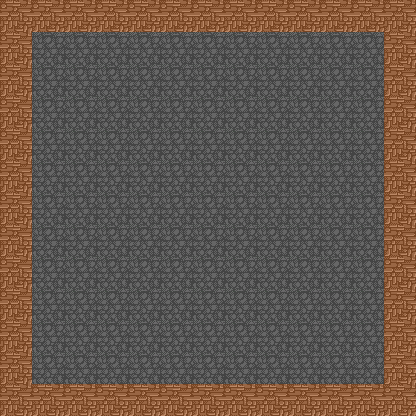

A 2D game scene composited from a Tiled map and its tileset images. What follows is a short description and the map's XML, with every tile layer's data as written:
An orthogonal 13x13 tile map with 32x32 px tiles, 5 tile layers (floor, barrier, door, prop, ...), 3 tilesets and 2 objects (SpawnPoint, SuccessPoint).

<map version="1.0" orientation="orthogonal" renderorder="right-down" width="13" height="13" tilewidth="32" tileheight="32" nextobjectid="5">
 <tileset firstgid="1" name="icon" tilewidth="32" tileheight="32" tilecount="28">
  <image source="icon.png" width="128" height="224" />
  <tile id="0">
   <properties>
    <property name="type" value="yellow_key" />
   </properties>
  </tile>
  <tile id="1">
   <properties>
    <property name="type" value="blue_key" />
   </properties>
  </tile>
  <tile id="2">
   <properties>
    <property name="type" value="red_key" />
   </properties>
  </tile>
  <tile id="3">
   <properties>
    <property name="type" value="big_key" />
   </properties>
  </tile>
  <tile id="6">
   <properties>
    <property name="type" value="blue_stone" />
   </properties>
  </tile>
  <tile id="7">
   <properties>
    <property name="type" value="red_stone" />
   </properties>
  </tile>
  <tile id="10">
   <properties>
    <property name="type" value="red_blood" />
   </properties>
  </tile>
  <tile id="11">
   <properties>
    <property name="type" value="blue_blood" />
   </properties>
  </tile>
 </tileset>
 <tileset firstgid="29" name="map" tilewidth="32" tileheight="32" tilecount="32">
  <image source="map.png" width="128" height="256" />
  <tile id="8">
   <properties>
    <property name="type" value="yellow_door" />
   </properties>
  </tile>
  <tile id="9">
   <properties>
    <property name="type" value="blue_door" />
   </properties>
  </tile>
  <tile id="10">
   <properties>
    <property name="type" value="red_door" />
   </properties>
  </tile>
  <tile id="11">
   <properties>
    <property name="type" value="guard_door" />
   </properties>
  </tile>
  <tile id="24">
   <properties>
    <property name="type" value="DownStair" />
   </properties>
  </tile>
  <tile id="25">
   <properties>
    <property name="type" value="UpStair" />
   </properties>
  </tile>
 </tileset>
 <tileset firstgid="61" name="monster" tilewidth="32" tileheight="32" tilecount="192">
  <image source="monster.png" width="128" height="1538" />
  <tile id="160">
   <properties>
    <property name="type" value="npc" />
   </properties>
  </tile>
 </tileset>
 <layer name="floor" width="13" height="13">
  <data encoding="csv">
29,29,29,29,29,29,29,29,29,29,29,29,29,
29,29,29,29,29,29,29,29,29,29,29,29,29,
29,29,29,29,29,29,29,29,29,29,29,29,29,
29,29,29,29,29,29,29,29,29,29,29,29,29,
29,29,29,29,29,29,29,29,29,29,29,29,29,
29,29,29,29,29,29,29,29,29,29,29,29,29,
29,29,29,29,29,29,29,29,29,29,29,29,29,
29,29,29,29,29,29,29,29,29,29,29,29,29,
29,29,29,29,29,29,29,29,29,29,29,29,29,
29,29,29,29,29,29,29,29,29,29,29,29,29,
29,29,29,29,29,29,29,29,29,29,29,29,29,
29,29,29,29,29,29,29,29,29,29,29,29,29,
29,29,29,29,29,29,29,29,29,29,29,29,29
</data>
 </layer>
 <layer name="barrier" width="13" height="13">
  <data encoding="csv">
30,30,30,30,30,30,30,30,30,30,30,30,30,
30,0,0,0,0,0,0,0,0,0,0,0,30,
30,0,0,0,0,0,0,0,0,0,0,0,30,
30,0,0,0,0,0,0,0,0,0,0,0,30,
30,0,0,0,0,0,0,0,0,0,0,0,30,
30,0,0,0,0,0,0,0,0,0,0,0,30,
30,0,0,0,0,0,0,0,0,0,0,0,30,
30,0,0,0,0,0,0,0,0,0,0,0,30,
30,0,0,0,0,0,0,0,0,0,0,0,30,
30,0,0,0,0,0,0,0,0,0,0,0,30,
30,0,0,0,0,0,0,0,0,0,0,0,30,
30,0,0,0,0,0,0,0,0,0,0,0,30,
30,30,30,30,30,30,30,30,30,30,30,30,30
</data>
 </layer>
 <layer name="door" width="13" height="13">
  <data encoding="csv">
0,0,0,0,0,0,0,0,0,0,0,0,0,
0,0,0,0,0,0,0,0,0,0,0,0,0,
0,0,0,0,0,0,0,0,0,0,0,0,0,
0,0,0,0,0,0,0,0,0,0,0,0,0,
0,0,0,0,0,0,0,0,0,0,0,0,0,
0,0,0,0,0,0,0,0,0,0,0,0,0,
0,0,0,0,0,0,0,0,0,0,0,0,0,
0,0,0,0,0,0,0,0,0,0,0,0,0,
0,0,0,0,0,0,0,0,0,0,0,0,0,
0,0,0,0,0,0,0,0,0,0,0,0,0,
0,0,0,0,0,0,0,0,0,0,0,0,0,
0,0,0,0,0,0,0,0,0,0,0,0,0,
0,0,0,0,0,0,0,0,0,0,0,0,0
</data>
 </layer>
 <layer name="prop" width="13" height="13">
  <data encoding="csv">
0,0,0,0,0,0,0,0,0,0,0,0,0,
0,0,0,0,0,0,0,0,0,0,0,0,0,
0,0,0,0,0,0,0,0,0,0,0,0,0,
0,0,0,0,0,0,0,0,0,0,0,0,0,
0,0,0,0,0,0,0,0,0,0,0,0,0,
0,0,0,0,0,0,0,0,0,0,0,0,0,
0,0,0,0,0,0,0,0,0,0,0,0,0,
0,0,0,0,0,0,0,0,0,0,0,0,0,
0,0,0,0,0,0,0,0,0,0,0,0,0,
0,0,0,0,0,0,0,0,0,0,0,0,0,
0,0,0,0,0,0,0,0,0,0,0,0,0,
0,0,0,0,0,0,0,0,0,0,0,0,0,
0,0,0,0,0,0,0,0,0,0,0,0,0
</data>
 </layer>
 <layer name="monster" width="13" height="13">
  <data encoding="csv">
0,0,0,0,0,0,0,0,0,0,0,0,0,
0,0,0,0,0,0,0,0,0,0,0,0,0,
0,0,0,0,0,0,0,0,0,0,0,0,0,
0,0,0,0,0,0,0,0,0,0,0,0,0,
0,0,0,0,0,0,0,0,0,0,0,0,0,
0,0,0,0,0,0,0,0,0,0,0,0,0,
0,0,0,0,0,0,0,0,0,0,0,0,0,
0,0,0,0,0,0,0,0,0,0,0,0,0,
0,0,0,0,0,0,0,0,0,0,0,0,0,
0,0,0,0,0,0,0,0,0,0,0,0,0,
0,0,0,0,0,0,0,0,0,0,0,0,0,
0,0,0,0,0,0,0,0,0,0,0,0,0,
0,0,0,0,0,0,0,0,0,0,0,0,0
</data>
 </layer>
 <objectgroup name="players" visible="0">
  <object id="2" name="SpawnPoint" x="209" y="369.333">
   <ellipse />
  </object>
  <object id="4" name="SuccessPoint" x="80" y="47.9091">
   <ellipse />
  </object>
 </objectgroup>
</map>
